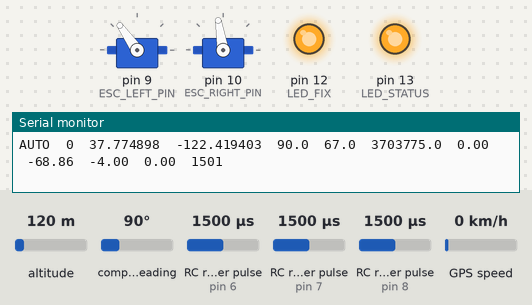
Bench run of a sketch on a simulated Arduino Uno, built with avr-gcc and run on an emulated ATmega328P. Parts: 2 × servo, output pins drawn as LEDs (lit = HIGH), the last lines printed to the serial monitor. Wiring (inferred from the names in the program): 3 × RC receiver channel: data pin 6 / data pin 7 / data pin 8; HMC5883L compass at I2C address 0x1E. The test bench sets the inputs (shaded band); at power-on: RC receiver pulse (sensors on pin 6, pin 7, pin 8) 1500 µs, altitude 120 m, compass heading 90°, GPS speed 0 km/h. The GPS gets a fix after 3 s at 37.7749, -122.4194 with 8 satellites.

Above: at 5.2 s.
5.3 s: RC receiver pulse (sensor on pin 6) set to 1483 µs
At 6.5 s:
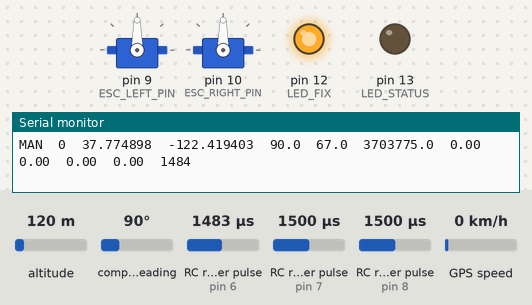
6.8 s: RC receiver pulse (sensor on pin 7) set to 1020 µs
At 8.0 s:
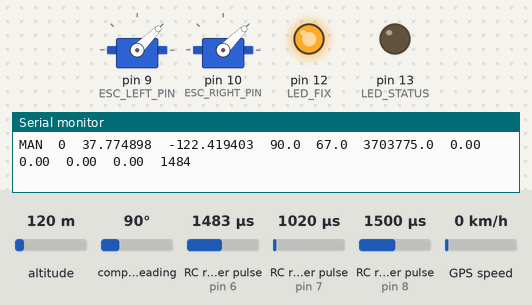
8.3 s: RC receiver pulse (sensor on pin 8) set to 1020 µs
At 9.5 s:
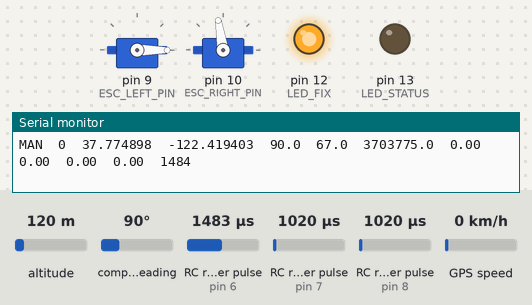
9.8 s: RC receiver pulse (sensor on pin 7) set to 1500 µs
At 10.8 s:
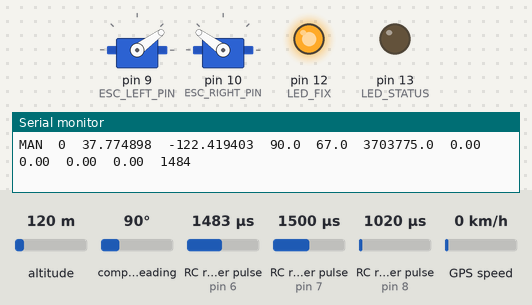
11.3 s: RC receiver pulse (sensor on pin 8) set to 1250 µs
At 12.5 s:
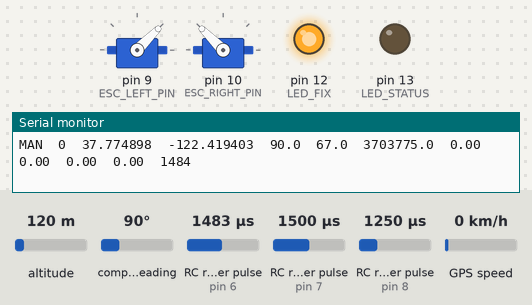
12.8 s: RC receiver pulse (sensor on pin 7) set to 1750 µs
At 13.8 s:
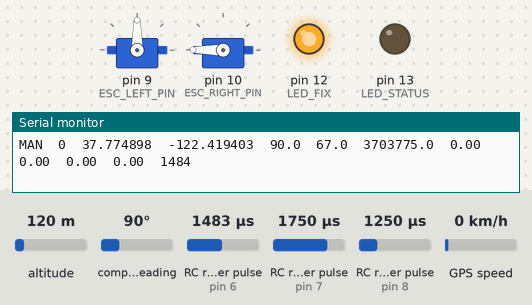
Timing chart, 0 to 15.3 s (numbered marks = the images above; inputs shaded):
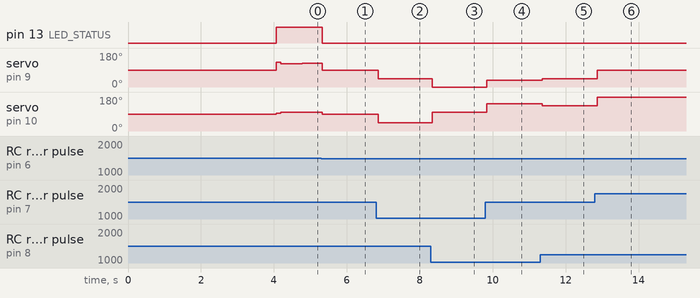

Measured:
- the behaviour switches between 1500 and 1499 µs on RC receiver pulse (sensor on pin 6) (found by bisection; images 0 and 1)
- after the input at 5.3 s, pin 13 (LED_STATUS): HIGH → LOW at once; servo on pin 9 (ESC_LEFT_PIN): 125° → 90° at once; servo on pin 10 (ESC_RIGHT_PIN): 99° → 90° at once
- after the input at 6.8 s, servo on pin 9 (ESC_LEFT_PIN), servo on pin 10 (ESC_RIGHT_PIN): 90° → 45° after 0.06 s
- after the input at 8.3 s, servo on pin 9 (ESC_LEFT_PIN): 45° → 0° at once; servo on pin 10 (ESC_RIGHT_PIN): 45° → 99° at once
- after the input at 9.8 s, servo on pin 9 (ESC_LEFT_PIN): 0° → 36° at once; servo on pin 10 (ESC_RIGHT_PIN): 99° → 144° at once
- after the input at 11.3 s, servo on pin 9 (ESC_LEFT_PIN): 36° → 45° after 0.06 s; servo on pin 10 (ESC_RIGHT_PIN): 144° → 135° after 0.06 s
- after the input at 12.8 s, servo on pin 9 (ESC_LEFT_PIN): 45° → 90° after 0.06 s; servo on pin 10 (ESC_RIGHT_PIN): 135° → 180° after 0.06 s

The sketch:

GPS_Guided_Boat_Nano.ino
```cpp
#include "defines.h"
#include "waypoints.h"

SoftwareSerial gpsSerial(GPS_RX_PIN, GPS_TX_PIN);
TinyGPSPlus gps;
Servo escLeft;
Servo escRight;

volatile bool gps_fix_valid = false;
volatile bool new_gps_data = false;

double currentLat = 0.0;
double currentLon = 0.0;
double currentCourseGPS = 0.0;
double groundSpeedMps = 0.0;
double currentHeadingDeg = 0.0;
double wpDistance = 0.0;
double wpBearing = 0.0;
uint8_t current_wp = 0;
uint8_t total_waypoints = 0;
bool mission_finished = false;

bool autopilotMode = false;
int rcThrottleUs = RC_MID;
int rcSteeringUs = RC_MID;
int rcModeUs = RC_MIN;

float pid_p = 0.0f;
float pid_i = 0.0f;
float pid_d = 0.0f;
float heading_integrator = 0.0f;
float heading_prev_error = 0.0f;

int16_t magOffsetX = 0;
int16_t magOffsetY = 0;

unsigned long lastPidMs = 0;
unsigned long lastDebugMs = 0;

void setup() {
  init_boat();
  total_waypoints = sizeof(wps) / sizeof(wps[0]);
  print_header();
  esc_arm();
  init_startup_parameters();
}

void loop() {
  read_gps();
  read_hmc5883l();
  read_rc_inputs();
  update_mode();

  if (mission_finished) {
    finish_mission();
    return;
  }

  if (autopilotMode) {
    if (millis() - lastPidMs >= PID_INTERVAL_MS) {
      lastPidMs = millis();
      navigation_update();
      autopilot_control();
    }
  } else {
    manual_control();
    reset_PID();
  }

  if (millis() - lastDebugMs >= DEBUG_INTERVAL_MS) {
    lastDebugMs = millis();
    send_to_ground();
  }
}
```

Debug.ino
```cpp
#include "defines.h"

void print_header() {
  Serial.println(F("mode\twp\tlat\tlon\thead\twpBear\twpDist\tspd\tp\ti\td\trcMode"));
}

void send_to_ground() {
  Serial.print(autopilotMode ? F("AUTO") : F("MAN"));
  Serial.print('\t');
  Serial.print(current_wp);
  Serial.print('\t');
  Serial.print(currentLat, 6);
  Serial.print('\t');
  Serial.print(currentLon, 6);
  Serial.print('\t');
  Serial.print(currentHeadingDeg, 1);
  Serial.print('\t');
  Serial.print(wpBearing, 1);
  Serial.print('\t');
  Serial.print(wpDistance, 1);
  Serial.print('\t');
  Serial.print(groundSpeedMps, 2);
  Serial.print('\t');
  Serial.print(pid_p, 2);
  Serial.print('\t');
  Serial.print(pid_i, 2);
  Serial.print('\t');
  Serial.print(pid_d, 2);
  Serial.print('\t');
  Serial.println(rcModeUs);
}
```

Init.ino
```cpp
#include "defines.h"

void init_boat() {
  pinMode(LED_FIX, OUTPUT);
  pinMode(LED_STATUS, OUTPUT);
  pinMode(RC_THROTTLE_PIN, INPUT);
  pinMode(RC_STEERING_PIN, INPUT);
  pinMode(RC_MODE_PIN, INPUT);

  Serial.begin(115200);
  gpsSerial.begin(9600);
  Wire.begin();
  hmc5883l_init();

  escLeft.attach(ESC_LEFT_PIN, ESC_MIN_US, ESC_MAX_US);
  escRight.attach(ESC_RIGHT_PIN, ESC_MIN_US, ESC_MAX_US);

  stop_motors();
  delay(1000);
}

void init_startup_parameters() {
  Serial.println(F("Waiting for GPS fix..."));
  unsigned long start = millis();

  while (millis() - start < 120000UL) {
    read_gps();
    read_hmc5883l();
    if (gps_fix_valid) {
      Serial.println(F("GPS fix acquired."));
      digitalWrite(LED_FIX, HIGH);
      return;
    }
  }

  Serial.println(F("GPS fix timeout. Bench mode continue."));
}

void esc_arm() {
  escLeft.writeMicroseconds(ESC_STOP_US);
  escRight.writeMicroseconds(ESC_STOP_US);
  delay(3000);
}

void stop_motors() {
  escLeft.writeMicroseconds(ESC_STOP_US);
  escRight.writeMicroseconds(ESC_STOP_US);
}

void hmc5883l_init() {
  Wire.beginTransmission(HMC5883L_ADDR);
  Wire.write(0x00);
  Wire.write(0x70);
  Wire.endTransmission();

  Wire.beginTransmission(HMC5883L_ADDR);
  Wire.write(0x01);
  Wire.write(0x20);
  Wire.endTransmission();

  Wire.beginTransmission(HMC5883L_ADDR);
  Wire.write(0x02);
  Wire.write(0x00);
  Wire.endTransmission();
}

void hmc5883l_read_raw(int16_t *mx, int16_t *my, int16_t *mz) {
  Wire.beginTransmission(HMC5883L_ADDR);
  Wire.write(0x03);
  Wire.endTransmission();
  Wire.requestFrom(HMC5883L_ADDR, 6);

  if (Wire.available() == 6) {
    int16_t x = (int16_t)(Wire.read() << 8 | Wire.read());
    int16_t z = (int16_t)(Wire.read() << 8 | Wire.read());
    int16_t y = (int16_t)(Wire.read() << 8 | Wire.read());
    *mx = x;
    *my = y;
    *mz = z;
  }
}
```

Motor_Control.ino
```cpp
#include "defines.h"

void manual_control() {
  int throttleOffset = rcThrottleUs - RC_MID;
  int steeringOffset = rcSteeringUs - RC_MID;

  throttleOffset = constrain(throttleOffset, -250, 250);
  steeringOffset = constrain(steeringOffset, -MANUAL_MIX_LIMIT, MANUAL_MIX_LIMIT);

  int leftUs = ESC_STOP_US + throttleOffset + steeringOffset;
  int rightUs = ESC_STOP_US + throttleOffset - steeringOffset;

  leftUs = constrain(leftUs, ESC_MIN_US, ESC_MAX_US);
  rightUs = constrain(rightUs, ESC_MIN_US, ESC_MAX_US);

  differential_thrust_write(leftUs, rightUs);
}

void autopilot_control() {
  if (!gps_fix_valid || current_wp >= total_waypoints) {
    stop_motors();
    return;
  }

  double headingForControl = currentHeadingDeg;
  if (groundSpeedMps > 1.2 && gps.course.isValid()) {
    headingForControl = currentCourseGPS;
  }

  float headingError = (float)wrap_180(wpBearing - headingForControl);
  float correction = PID_heading(headingError);

  int leftUs = AP_BASE_THRUST_US - (int)correction;
  int rightUs = AP_BASE_THRUST_US + (int)correction;

  leftUs = constrain(leftUs, AP_MIN_THRUST_US, AP_MAX_THRUST_US);
  rightUs = constrain(rightUs, AP_MIN_THRUST_US, AP_MAX_THRUST_US);

  differential_thrust_write(leftUs, rightUs);
}

void differential_thrust_write(int leftUs, int rightUs) {
  escLeft.writeMicroseconds(leftUs);
  escRight.writeMicroseconds(rightUs);
}

void finish_mission() {
  stop_motors();
  while (true) {
    digitalWrite(LED_STATUS, HIGH);
    delay(150);
    digitalWrite(LED_STATUS, LOW);
    delay(150);
  }
}
```

Navigation.ino
```cpp
#include "defines.h"
#include "waypoints.h"

void read_gps() {
  while (gpsSerial.available()) {
    gps.encode(gpsSerial.read());
  }

  if (gps.location.isUpdated()) {
    currentLat = gps.location.lat();
    currentLon = gps.location.lng();
    new_gps_data = true;
  }
  if (gps.speed.isUpdated()) {
    groundSpeedMps = gps.speed.mps();
  }
  if (gps.course.isUpdated()) {
    currentCourseGPS = gps.course.deg();
  }

  gps_fix_valid = gps.location.isValid() && gps.location.age() < 3000;
  digitalWrite(LED_FIX, gps_fix_valid ? HIGH : LOW);
}

void read_hmc5883l() {
  int16_t mx = 0, my = 0, mz = 0;
  hmc5883l_read_raw(&mx, &my, &mz);

  float x = (float)(mx - magOffsetX);
  float y = (float)(my - magOffsetY);

  float heading = atan2(y, x) * 180.0 / PI;

  const float magneticDeclinationDeg = 0.0;
  heading += magneticDeclinationDeg;
  currentHeadingDeg = wrap_360(heading);
}

void read_rc_inputs() {
  rcThrottleUs = pulseIn(RC_THROTTLE_PIN, HIGH, 25000);
  rcSteeringUs = pulseIn(RC_STEERING_PIN, HIGH, 25000);
  rcModeUs = pulseIn(RC_MODE_PIN, HIGH, 25000);

  if (rcThrottleUs < 900 || rcThrottleUs > 2100) rcThrottleUs = RC_MID;
  if (rcSteeringUs < 900 || rcSteeringUs > 2100) rcSteeringUs = RC_MID;
  if (rcModeUs < 900 || rcModeUs > 2100) rcModeUs = RC_MIN;
}

void update_mode() {
  autopilotMode = (rcModeUs > MODE_AUTOPILOT_THRESHOLD);
  digitalWrite(LED_STATUS, autopilotMode ? HIGH : LOW);
}

void navigation_update() {
  if (!gps_fix_valid || current_wp >= total_waypoints) {
    return;
  }

  wpBearing = get_bearing_deg(currentLat, currentLon, wps[current_wp].lat, wps[current_wp].lon);
  wpDistance = get_distance_m(currentLat, currentLon, wps[current_wp].lat, wps[current_wp].lon);

  if (wpDistance <= WP_RADIUS_METERS) {
    current_wp++;
    reset_PID();

    if (current_wp >= total_waypoints) {
      mission_finished = true;
      stop_motors();
    }
  }
}

double get_distance_m(double lat1, double lon1, double lat2, double lon2) {
  const double R = 6371000.0;
  double phi1 = radians(lat1);
  double phi2 = radians(lat2);
  double dphi = radians(lat2 - lat1);
  double dlambda = radians(lon2 - lon1);

  double a = sin(dphi / 2.0) * sin(dphi / 2.0) +
             cos(phi1) * cos(phi2) *
             sin(dlambda / 2.0) * sin(dlambda / 2.0);
  double c = 2.0 * atan2(sqrt(a), sqrt(1.0 - a));
  return R * c;
}

double get_bearing_deg(double lat1, double lon1, double lat2, double lon2) {
  double phi1 = radians(lat1);
  double phi2 = radians(lat2);
  double dlambda = radians(lon2 - lon1);

  double y = sin(dlambda) * cos(phi2);
  double x = cos(phi1) * sin(phi2) - sin(phi1) * cos(phi2) * cos(dlambda);

  return wrap_360(degrees(atan2(y, x)));
}

double wrap_360(double angle) {
  while (angle < 0.0) angle += 360.0;
  while (angle >= 360.0) angle -= 360.0;
  return angle;
}

double wrap_180(double angle) {
  while (angle > 180.0) angle -= 360.0;
  while (angle < -180.0) angle += 360.0;
  return angle;
}
```

PID_Control.ino
```cpp
#include "defines.h"

float PID_heading(float errorDeg) {
  heading_integrator += errorDeg;
  heading_integrator = constrain(heading_integrator, -INTEGRATOR_LIMIT, INTEGRATOR_LIMIT);

  float derivative = errorDeg - heading_prev_error;

  pid_p = KP_HEADING * errorDeg;
  pid_i = KI_HEADING * heading_integrator;
  pid_d = KD_HEADING * derivative;

  float output = pid_p + pid_i + pid_d;
  output = constrain(output, -HEADING_OUTPUT_LIMIT, HEADING_OUTPUT_LIMIT);

  heading_prev_error = errorDeg;
  return output;
}

void reset_PID() {
  heading_integrator = 0.0f;
  heading_prev_error = 0.0f;
  pid_p = 0.0f;
  pid_i = 0.0f;
  pid_d = 0.0f;
}
```

defines.h
```cpp
#ifndef DEFINES_H
#define DEFINES_H

#include <Arduino.h>
#include <Wire.h>
#include <Servo.h>
#include <SoftwareSerial.h>
#include <TinyGPSPlus.h>

#define GPS_RX_PIN 4
#define GPS_TX_PIN 3
#define ESC_LEFT_PIN 9
#define ESC_RIGHT_PIN 10
#define RC_THROTTLE_PIN 7
#define RC_STEERING_PIN 8
#define RC_MODE_PIN 6

#define LED_FIX 12
#define LED_STATUS 13

#define HMC5883L_ADDR 0x1E

#define RC_MIN 1000
#define RC_MID 1500
#define RC_MAX 2000
#define MODE_AUTOPILOT_THRESHOLD 1500

#define ESC_MIN_US 1000
#define ESC_STOP_US 1500
#define ESC_MAX_US 2000

#define MANUAL_MIX_LIMIT 300

#define AP_BASE_THRUST_US 1620
#define AP_MIN_THRUST_US 1500
#define AP_MAX_THRUST_US 1750

#define WP_RADIUS_METERS 5.0

#define KP_HEADING 3.0f
#define KI_HEADING 0.02f
#define KD_HEADING 1.5f
#define INTEGRATOR_LIMIT 200.0f
#define HEADING_OUTPUT_LIMIT 220.0f

#define DEBUG_INTERVAL_MS 500UL
#define PID_INTERVAL_MS 100UL

typedef struct {
  double lat;
  double lon;
} Waypoint;

extern SoftwareSerial gpsSerial;
extern TinyGPSPlus gps;
extern Servo escLeft;
extern Servo escRight;

extern volatile bool gps_fix_valid;
extern volatile bool new_gps_data;
extern double currentLat;
extern double currentLon;
extern double currentCourseGPS;
extern double groundSpeedMps;
extern double currentHeadingDeg;
extern double wpDistance;
extern double wpBearing;
extern uint8_t current_wp;
extern uint8_t total_waypoints;
extern bool mission_finished;

extern bool autopilotMode;
extern int rcThrottleUs;
extern int rcSteeringUs;
extern int rcModeUs;

extern float pid_p;
extern float pid_i;
extern float pid_d;
extern float heading_integrator;
extern float heading_prev_error;

extern int16_t magOffsetX;
extern int16_t magOffsetY;

void init_boat();
void init_startup_parameters();
void read_gps();
void read_hmc5883l();
void read_rc_inputs();
void update_mode();
void navigation_update();
void autopilot_control();
void manual_control();
void differential_thrust_write(int leftUs, int rightUs);
void esc_arm();
void stop_motors();
void finish_mission();
double get_distance_m(double lat1, double lon1, double lat2, double lon2);
double get_bearing_deg(double lat1, double lon1, double lat2, double lon2);
double wrap_360(double angle);
double wrap_180(double angle);
float PID_heading(float errorDeg);
void reset_PID();
void send_to_ground();
void print_header();
void hmc5883l_init();
void hmc5883l_read_raw(int16_t *mx, int16_t *my, int16_t *mz);

#endif
```

waypoints.h
```cpp
#ifndef WAYPOINTS_H
#define WAYPOINTS_H

#include "defines.h"

const Waypoint wps[] = {
  {42.938500, -78.732000},
  {42.938650, -78.731700},
  {42.938800, -78.731950}
};

#endif
```
